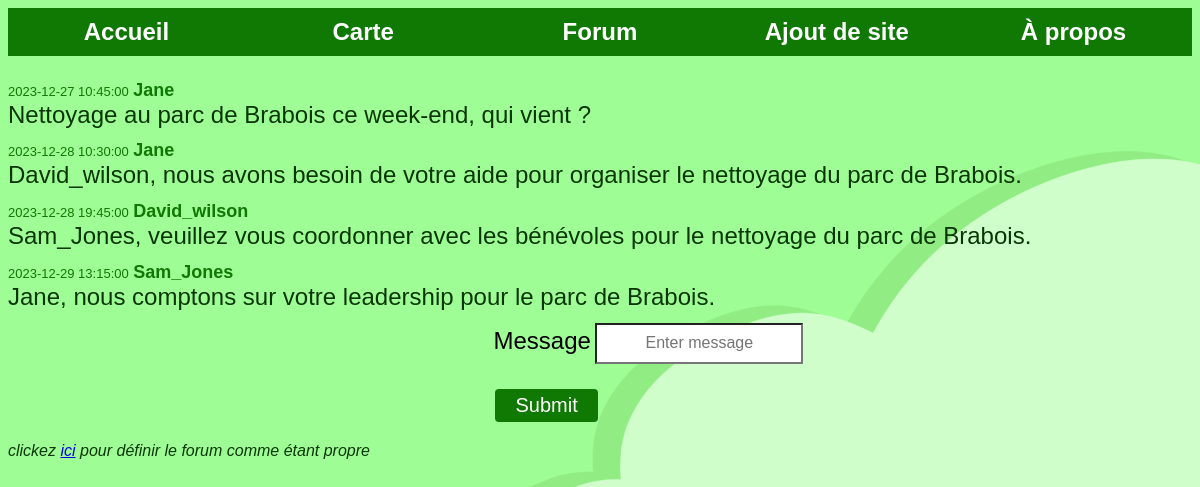
Page /forum/6 (signed in) on the committed database.
### tables this page shows
CREATE TABLE messages 
(   message_id INTEGER NOT NULL DEFAULT 0,
    m_datetime TEXT,
    m_text VARCHAR(1500),
    discussion_id INTEGER NOT NULL,
    username TEXT,

    PRIMARY KEY  (message_id), 
    
    FOREIGN KEY(username)
        REFERENCES users(username)
        ON DELETE CASCADE,

    FOREIGN KEY(discussion_id)
        REFERENCES discussions(discussion_id)
        ON DELETE CASCADE  );

### app.py (the view)
@app.route("/forum/<discussionid>", methods=["POST","GET"])
def forum(discussionid):
    sessionName=session.get('user_id')
    if sessionName is not None:
        if request.method == 'POST':
            message = request.form.get('message')
            tab=get_db()[1]
            username= tab.execute('SELECT username FROM users WHERE id =?',(sessionName,)).fetchone()[0]
            add_message(get_db(),message,discussionid,username)
            table=tab.execute('SELECT * FROM messages WHERE discussion_id=?',(discussionid,))
            return render_template("forum.html",discussion_id=discussionid, data=table,)
        else:
            tab=get_db()[1]
            table=tab.execute('SELECT * FROM messages WHERE discussion_id=?',(discussionid,))
            return render_template("forum.html",discussion_id=discussionid, data=table)
    else:
        afficher='Vous devez être connecté pour accéder à cette page'
        flash(afficher)
        return redirect('/login')

### app.py (called while the page is built)
def get_db():
    db = getattr(g,'_database',None)
    if db is None:
        db = g._database = sqlite3.connect(file)
        db.execute("PRAGMA foreign_keys = ON") # pour activer les dépendances FK
    cur = db.cursor()
    return db, cur

@app.teardown_appcontext
def close_connection(exception):
    db = getattr(g, '_database', None)
    if db is not None:
        db.close()

### templates/forum.html (shortened to what this page needs)
{% extends 'root.html' %}
{% block content %}
    <link href="../static/css/forum.css" rel="stylesheet"/>
    <link href="../static/css/root.css" rel="stylesheet"/>
<div>
    {% for message in data %}
    <tr>
        <div>
        <td> <font size="-1" color="#0f7904">{{message[1]}}</font></td>
        <td> <b><font size = "+1" color="#0f7904">{{message[4]}}</font></b></td></br>
        <td> <font size="+2">{{message[2]}}</font></td>
    </div>
    </tr>
    {% endfor %}
</div>
<form method ="POST">
    <div class="form-group">
        <label for="message">Message</label>
        <input type="text" class="form-control" id="message" name="message" placeholder="Enter message"/>
    </div>
    <br/>
    <button type="submit" class ="btn btn-primary">Submit</button>
</form>
<p>
   <i> clickez <a href="/clean/{{discussion_id}}"> ici</a> pour définir le forum comme étant propre</i>
</p>
{% endblock %}

### static/css/root.css (style rules this page uses)
body { background-color: #9ffd95; background-image: url("/static/photos/background.png"); background-size: cover; font-family: sans-serif; color:#093604; }
button { border: none; border-radius: 4px; background-color: #0f7904;; color: white; text-align: center; text-decoration: none; display: inline-block; font-size: 125%; margin: 4px 2px; padding: 5px 20px; cursor: pointer; transition: .2s }
input { font-family: sans-serif; }

### static/css/forum.css (style rules this page uses)
button { border: none; border-radius: 4px; background-color: #0f7904;; color: white; text-align: center; text-decoration: none; display: inline-block; font-size: 16px; margin: 4px 2px; padding: 5px 20px; cursor: pointer; transition: .2s }
form { top: 100%; left: 50%; width: 30%; height: 18%; margin-left: -9%; position: relative; }
label { color: #000000; font-size:x-large; }
input { color: #000000; background-color:#ffffff; font-family: sans-serif; font-size: 100%; text-align:center; width: 200px; height: 35px; }
div { margin-bottom: 1%; }

### rows in the picture
messages: m_datetime "2023-12-27 10:45:00", username "Jane", m_text "Nettoyage au parc de Brabois ce week-end, qui vient ?"
messages: m_datetime "2023-12-28 10:30:00", username "Jane", m_text "David_wilson, nous avons besoin de votre aide pour organiser le nettoyage du parc de Brabois."
messages: m_datetime "2023-12-28 19:45:00", username "David_wilson", m_text "Sam_Jones, veuillez vous coordonner avec les bénévoles pour le nettoyage du parc de Brabois."
messages: m_datetime "2023-12-29 13:15:00", username "Sam_Jones", m_text "Jane, nous comptons sur votre leadership pour le parc de Brabois."
